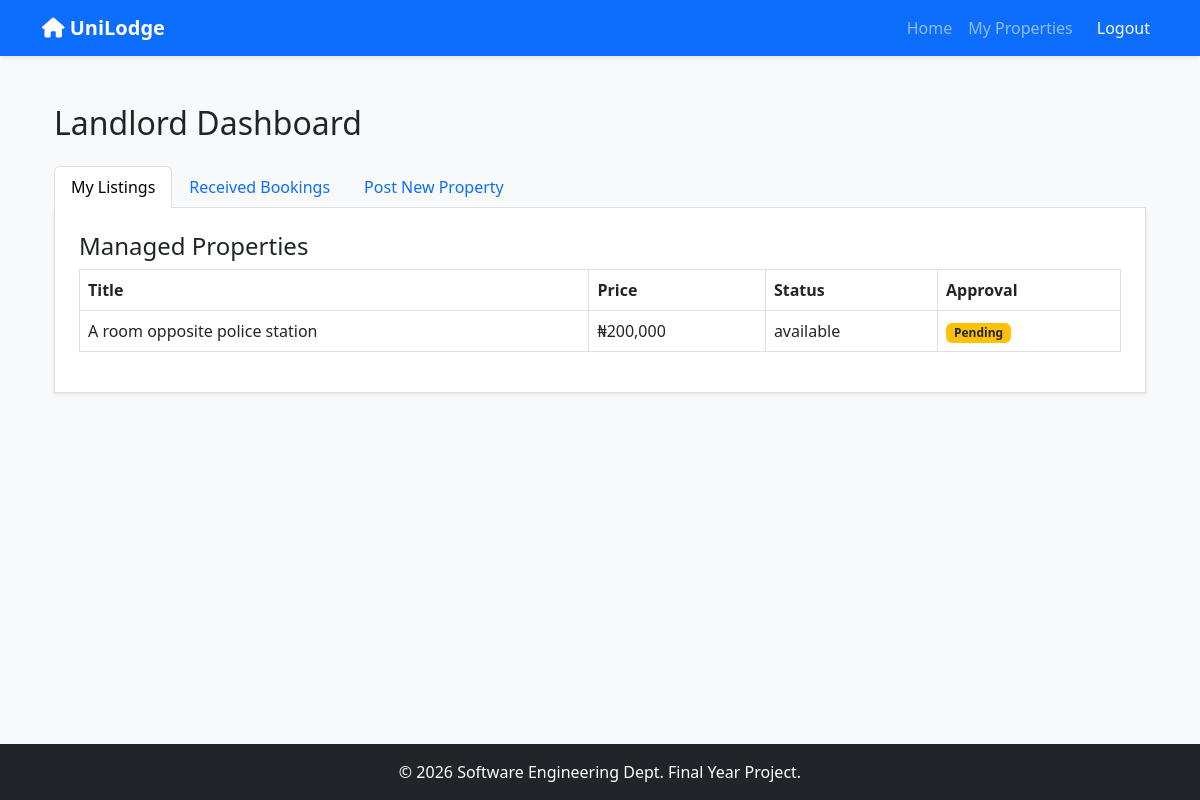
The page /landlord_dashboard.php (signed in) on the database as committed earlier.
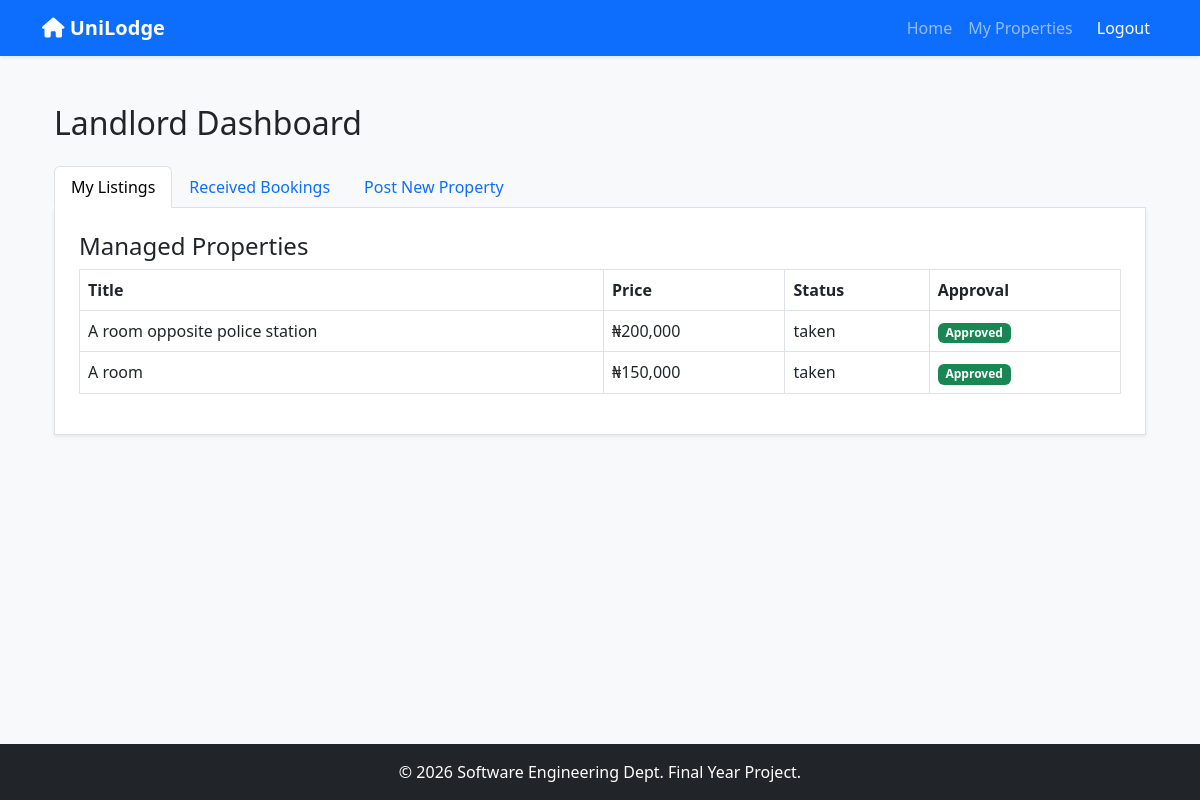
The same page on the database as committed later.
### tables this page shows
CREATE TABLE `properties` (
  `property_id` int(11) NOT NULL,
  `landlord_id` int(11) DEFAULT NULL,
  `title` varchar(255) DEFAULT NULL,
  `description` text DEFAULT NULL,
  `address` varchar(255) DEFAULT NULL,
  `price` decimal(10,2) DEFAULT NULL,
  `status` enum('available','taken') DEFAULT 'available',
  `is_approved` tinyint(1) DEFAULT 0,
  `image_url` varchar(255) DEFAULT NULL,
  `created_at` timestamp NOT NULL DEFAULT current_timestamp()
);

### landlord_dashboard.php (the view, shortened to what this page needs)
<?php
include 'includes/header.php';
?>
<div class="container mt-4">
    <h2 class="mb-4">Landlord Dashboard</h2>
    <ul class="nav nav-tabs" id="myTab" role="tablist">
        <li class="nav-item">
            <button class="nav-link active" id="listings-tab" data-bs-toggle="tab" data-bs-target="#listings" type="button">My Listings</button>
        </li>
        <li class="nav-item">
            <button class="nav-link" id="bookings-tab" data-bs-toggle="tab" data-bs-target="#bookings" type="button">Received Bookings</button>
        </li>
        <li class="nav-item">
            <button class="nav-link" id="add-tab" data-bs-toggle="tab" data-bs-target="#add" type="button">Post New Property</button>
        </li>
    </ul>
    <div class="tab-content p-4 border border-top-0 bg-white shadow-sm" id="myTabContent">
        <div class="tab-pane fade show active" id="listings">
            <h4>Managed Properties</h4>
            <table class="table table-bordered">
                <thead><tr><th>Title</th><th>Price</th><th>Status</th><th>Approval</th></tr></thead>
                <tbody>
                    <?php
                    $lid = $_SESSION['user_id'];
                    $res = $conn->query("SELECT * FROM properties WHERE landlord_id='$lid'");
                    while($row = $res->fetch_assoc()): ?>
                    <tr>
                        <td><?php echo htmlspecialchars($row['title']); ?></td>
                        <td>₦<?php echo number_format($row['price']); ?></td>
                        <td><?php echo $row['status']; ?></td>
                        <td><?php echo ($row['is_approved']) ? '<span class="badge bg-success">Approved</span>' : '<span class="badge bg-warning text-dark">Pending</span>'; ?></td>
                    </tr>
                    <?php endwhile; ?>
                </tbody>
            </table>
        </div>
    </div>
</div>
<?php include 'includes/footer.php'; ?>

### includes/header.php (shortened to what this page needs)
<!DOCTYPE html>
<html lang="en">
<head>
    <link href="https://cdn.jsdelivr.net/npm/bootstrap@5.3.0/dist/css/bootstrap.min.css" rel="stylesheet">
    <link rel="stylesheet" href="https://cdnjs.cloudflare.com/ajax/libs/font-awesome/6.0.0/css/all.min.css">
</head>
<body>
<nav class="navbar navbar-expand-lg navbar-dark bg-primary shadow-sm">
  <div class="container">
    <a class="navbar-brand fw-bold" href="index.php"><i class="fa fa-home"></i> UniLodge</a>
    <div class="collapse navbar-collapse" id="navbarNav">
      <ul class="navbar-nav ms-auto">
        <li class="nav-item"><a class="nav-link" href="index.php">Home</a></li>
        <?php if(isset($_SESSION['user_id'])): ?>
            <?php if($_SESSION['role'] == 'student'): ?>
                <li class="nav-item"><a class="nav-link" href="student_dashboard.php">My Bookings</a></li>
            <?php elseif($_SESSION['role'] == 'landlord'): ?>
                <li class="nav-item"><a class="nav-link" href="landlord_dashboard.php">My Properties</a></li>
            <?php elseif($_SESSION['role'] == 'admin'): ?>
                <li class="nav-item"><a class="nav-link" href="admin_dashboard.php">Admin Panel</a></li>
            <?php endif; ?>
            <li class="nav-item"><a class="nav-link btn btn-danger btn-sm text-white ms-2" href="logout.php">Logout</a></li>
        <?php else: ?>
            <li class="nav-item"><a class="nav-link" href="login.php">Login</a></li>
            <li class="nav-item"><a class="nav-link" href="register.php">Register</a></li>
        <?php endif; ?>
      </ul>
    </div>
  </div>
</nav>
<div class="container mt-4 content">

### includes/footer.php (shortened to what this page needs)
</div> <footer class="bg-dark text-white text-center py-3 mt-5">
    <p class="mb-0">&copy; <?php echo date('Y'); ?> Software Engineering Dept. Final Year Project.</p>
</footer>
</body>
</html>

### includes/header.php (style rules this page uses)
body { background-color: #f8f9fa; min-height: 100vh; display: flex; flex-direction: column; }
.content { flex: 1; }

Rows that differ between the two databases and show on the page:
changed properties "A room opposite police station": status "available" → "taken"; is_approved "Pending" → "Approved"
added properties: title "A room", price "150,000", status "taken", is_approved "Approved"
